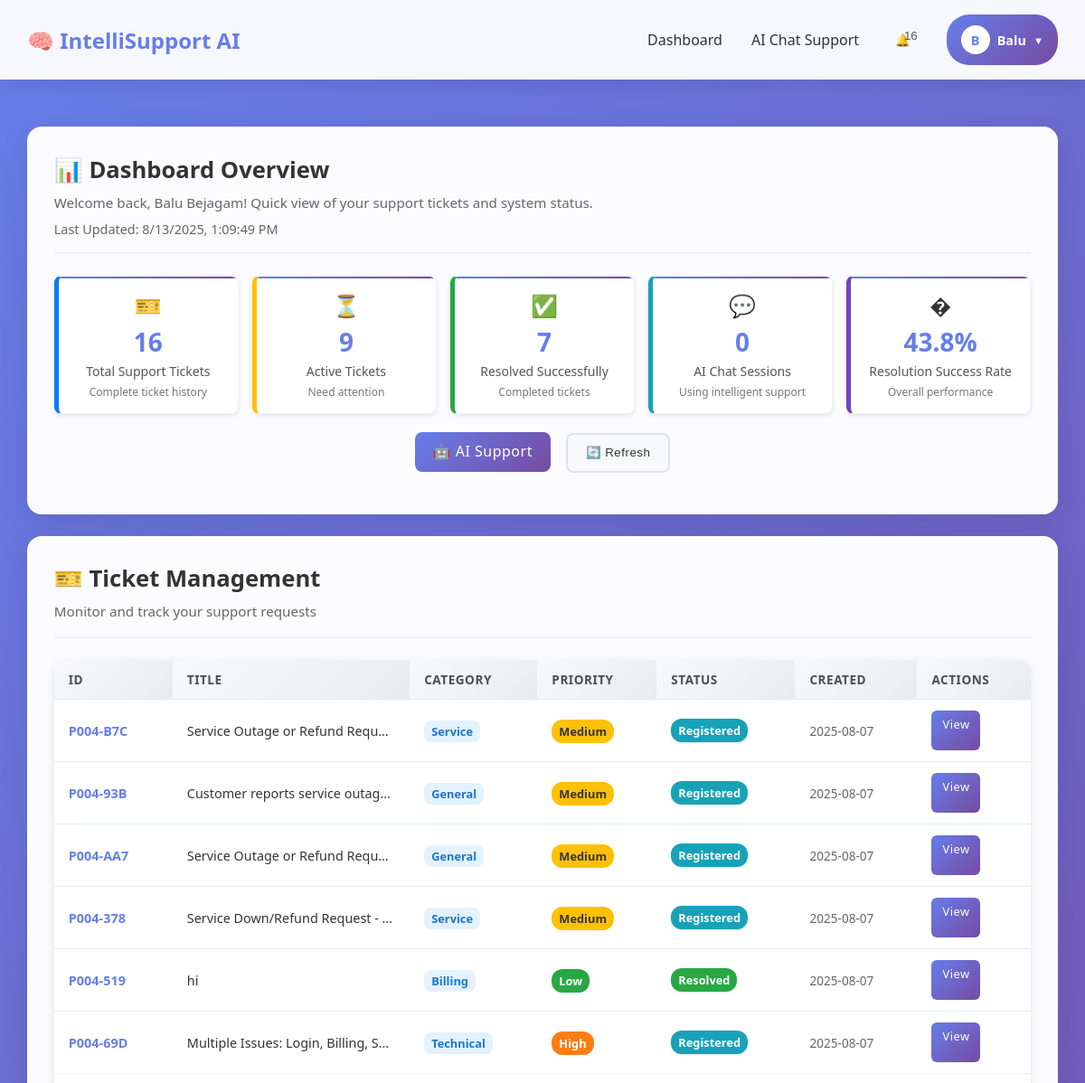
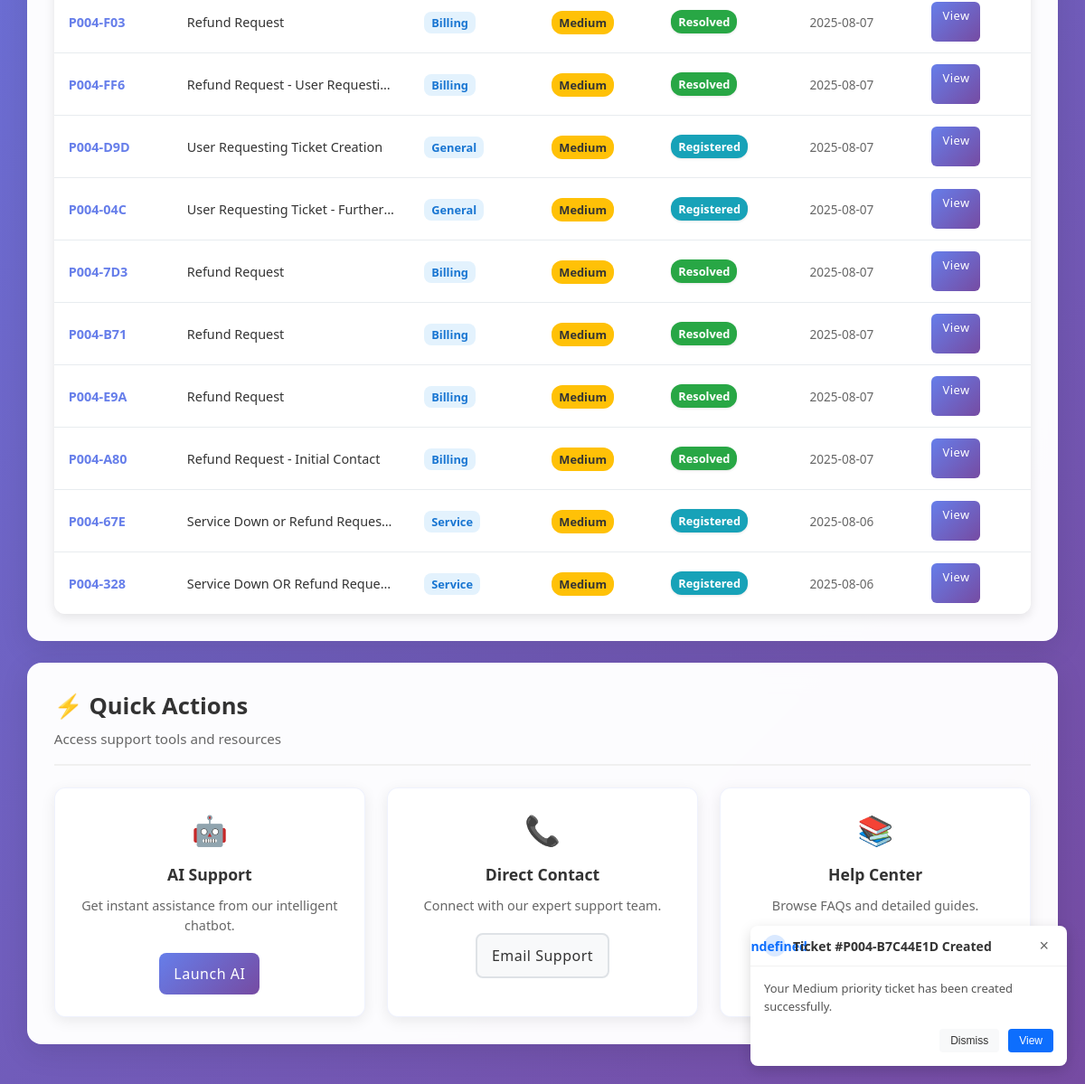
/dashboard (signed in), run on the app's committed database (2 pictures, top to bottom).
### tables this page shows
CREATE TABLE complaints (
                id INTEGER PRIMARY KEY AUTOINCREMENT,
                ticket_id TEXT UNIQUE NOT NULL,
                user_id INTEGER NOT NULL,
                title TEXT NOT NULL,
                description TEXT NOT NULL,
                category TEXT NOT NULL,
                priority TEXT NOT NULL,
                status TEXT DEFAULT 'Registered',
                assigned_to TEXT,
                created_at TIMESTAMP DEFAULT CURRENT_TIMESTAMP,
                updated_at TIMESTAMP DEFAULT CURRENT_TIMESTAMP,
                resolved_at TIMESTAMP,
                resolution_notes TEXT,
                estimated_resolution_time TEXT,
                FOREIGN KEY (user_id) REFERENCES users (id)
            );

### app.py (the view)
@app.route("/dashboard")
def dashboard():
    if 'user_id' not in session:
        return redirect(url_for('login'))
    user_complaints = db.get_user_complaints(session['user_id'])
    return render_template("dashboard.html", complaints=user_complaints)

### database.py (called while the page is built)
    def get_connection(self):
        conn = sqlite3.connect(self.db_path)
        conn.execute("PRAGMA foreign_keys = ON")
        return conn

    def get_user_complaints(self, user_id):
        conn = self.get_connection()
        cursor = conn.cursor()
        cursor.execute('''
            SELECT ticket_id, title, category, priority, status, created_at, estimated_resolution_time
            FROM complaints
            WHERE user_id = ?
            ORDER BY created_at DESC
        ''', (user_id,))
        complaints = cursor.fetchall()
        conn.close()
        return [
            {
                'ticket_id': row[0],
                'title': row[1],
                'category': row[2],
                'priority': row[3],
                'status': row[4],
                'created_at': row[5],
                'estimated_resolution_time': row[6]
            }
            for row in complaints
        ]

### templates/dashboard.html (shortened to what this page needs)
<!DOCTYPE html>
<html lang="en">
<head>
    <link rel="stylesheet" href="{{ url_for('static', filename='style.css') }}">
</head>
<body>
    <div class="header">
        <nav class="nav">
            <a href="{{ url_for('dashboard') }}" class="logo">🧠 IntelliSupport AI</a>
            <ul class="nav-links">
                <li><a href="{{ url_for('dashboard') }}">Dashboard</a></li>
                <li><a href="{{ url_for('chat') }}">AI Chat Support</a></li>
                <li>
                    <button id="notificationToggle" class="notification-toggle">
                        🔔 <span class="badge" id="notificationBadge">0</span>
                    </button>
                </li>
                <li class="profile-dropdown">
                    <div class="profile-trigger" id="profileTrigger">
                        <div class="profile-avatar">{{ session.full_name[0].upper() }}</div>
                        <span class="profile-name">{{ session.full_name.split()[0] }}</span>
                        <i class="dropdown-arrow">▼</i>
                    </div>
                </li>
            </ul>
        </nav>
    </div>
    <div id="toastContainer" class="toast-container">
    </div>
    <div class="container">
        <div class="card">
            <div class="card-header">
                <h2 class="card-title">📊 Dashboard Overview</h2>
                <p class="card-subtitle">Welcome back, {{ session.full_name }}! Quick view of your support tickets and system status.</p>
                <div class="refresh-time">Last Updated: <span id="currentTime"></span></div>
            </div>
            <div class="dashboard-stats-container">
                <div class="dashboard-stats">
                    <div class="stat-card primary">
                        <div class="stat-icon">🎫</div>
                        <div class="stat-number">{{ complaints|length }}</div>
                        <div class="stat-label">Total Support Tickets</div>
                        <div class="stat-change">Complete ticket history</div>
                    </div>
                    <div class="stat-card warning">
                        <div class="stat-icon">⏳</div>
                        <div class="stat-number">
                            {{ complaints|selectattr('status', 'ne', 'Resolved')|list|length }}
                        </div>
                        <div class="stat-label">Active Tickets</div>
                        <div class="stat-change">Need attention</div>
                    </div>
                    <div class="stat-card success">
                        <div class="stat-icon">✅</div>
                        <div class="stat-number">
                            {{ complaints|selectattr('status', 'eq', 'Resolved')|list|length }}
                        </div>
                        <div class="stat-label">Resolved Successfully</div>
                        <div class="stat-change">Completed tickets</div>
                    </div>
                    <div class="stat-card info">
                        <div class="stat-icon">💬</div>
                        <div class="stat-number">{{ user_chats|default(0) }}</div>
                        <div class="stat-label">AI Chat Sessions</div>
                        <div class="stat-change">Using intelligent support</div>
                    </div>
                    <div class="stat-card accent">
                        <div class="stat-icon">�</div>
                        <div class="stat-number">
                            {% if complaints|length > 0 %}
                                {{ "%.1f"|format((complaints|selectattr('status', 'eq', 'Resolved')|list|length / complaints|length) * 100) }}%
                            {% else %}
                                0%
                            {% endif %}
                        </div>
                        <div class="stat-label">Resolution Success Rate</div>
                        <div class="stat-change">Overall performance</div>
                    </div>
                </div>
            </div>
            <div class="text-center" style="margin-bottom: 1rem;">
                <a href="{{ url_for('chat') }}" class="btn btn-primary" style="margin-right: 0.8rem; padding: 10px 20px;">
                    🤖 AI Support
                </a>
                <button onclick="refreshPage()" class="btn btn-secondary" style="padding: 10px 20px;">
                    🔄 Refresh
                </button>
            </div>
        </div>
        <div class="card">
            <div class="card-header">
                <h3 class="card-title">🎫 Ticket Management</h3>
                <p class="card-subtitle">Monitor and track your support requests</p>
            </div>
            {% if complaints %}
            <div class="table-container">
                <table class="table">
                    <thead>
                        <tr>
                            <th>ID</th>
                            <th>Title</th>
                            <th>Category</th>
                            <th>Priority</th>
                            <th>Status</th>
                            <th>Created</th>
                            <th>Actions</th>
                        </tr>
                    </thead>
                    <tbody>
                        {% for complaint in complaints %}
                        <tr>
                            <td><strong style="color: #667eea;">{{ complaint.ticket_id[:8] }}</strong></td>
                            <td style="max-width: 200px;">
                                <div style="overflow: hidden; text-overflow: ellipsis; white-space: nowrap;">
                                    {{ complaint.title }}
                                </div>
                            </td>
                            <td>
                                <span style="background: #e3f2fd; color: #1976d2; padding: 3px 8px; border-radius: 8px; font-size: 0.8rem; font-weight: 600;">
                                    {{ complaint.category }}
                                </span>
                            </td>
                            <td>
                                <span class="priority-{{ complaint.priority.lower() }}">
                                    {{ complaint.priority }}
                                </span>
                            </td>
                            <td>
                                <span class="status-{{ complaint.status.lower().replace(' ', '-') }}">
                                    {{ complaint.status }}
                                </span>
                            </td>
                            <td style="color: #666; font-size: 0.85rem;">{{ complaint.created_at[:10] }}</td>
                            <td>
                                <a href="{{ url_for('view_ticket', ticket_id=complaint.ticket_id) }}"
                                   class="btn btn-primary" style="font-size: 0.8rem; padding: 6px 12px; border-radius: 6px;">
                                    View
                                </a>
                            </td>
                        </tr>
                        {% endfor %}
                    </tbody>
                </table>
            </div>
            {% endif %}
        </div>
        <div class="card">
            <div class="card-header">
                <h3 class="card-title">⚡ Quick Actions</h3>
                <p class="card-subtitle">Access support tools and resources</p>
            </div>
            <div class="features">
                <div class="feature">
                    <div class="feature-icon">🤖</div>
                    <h4>AI Support</h4>
                    <p>Get instant assistance from our intelligent chatbot.</p>
                    <a href="{{ url_for('chat') }}" class="btn btn-primary">Launch AI</a>
                </div>
                <div class="feature">
                    <div class="feature-icon">📞</div>
                    <h4>Direct Contact</h4>
                    <p>Connect with our expert support team.</p>
                    <a href="mailto:support@complaint-system.com" class="btn btn-secondary">Email Support</a>
                </div>
                <div class="feature">
                    <div class="feature-icon">📚</div>
                    <h4>Help Center</h4>
                    <p>Browse FAQs and detailed guides.</p>
                    <button onclick="showFAQ()" class="btn btn-secondary">View FAQ</button>
                </div>
            </div>
        </div>
    </div>
</body>
</html>

### templates/dashboard.html (style rules this page uses)
.dashboard-stats-container { margin: 20px 0; }
.dashboard-stats { display: grid; grid-template-columns: repeat(auto-fit, minmax(200px, 1fr)); gap: 15px; margin: 0 auto; max-width: 1100px; }
.stat-card { display: flex; flex-direction: column; padding: 15px; border-radius: 8px; box-shadow: 0 2px 5px rgba(0,0,0,0.1); transition: transform 0.2s ease; }
.stat-icon { font-size: 24px; margin-bottom: 5px; }
.stat-number { font-size: 28px; font-weight: bold; margin: 5px 0; }
.stat-label { font-size: 14px; color: #555; }
.stat-change { font-size: 12px; margin-top: 5px; color: #777; }

### data on the page
complaints: ticket_id "P004-B7C", title "Service Outage or Refund Requ…", category "Service", priority "Medium", status "Registered", created_at "2025-08-07"
complaints: ticket_id "P004-93B", title "Customer reports service outag…", category "General", priority "Medium", status "Registered", created_at "2025-08-07"
complaints: ticket_id "P004-AA7", title "Service Outage or Refund Requ…", category "General", priority "Medium", status "Registered", created_at "2025-08-07"
complaints: ticket_id "P004-378", title "Service Down/Refund Request -…", category "Service", priority "Medium", status "Registered", created_at "2025-08-07"
complaints: ticket_id "P004-519", title "hi", category "Billing", priority "Low", status "Resolved", created_at "2025-08-07"
complaints: ticket_id "P004-69D", title "Multiple Issues: Login, Billing, S…", category "Technical", priority "High", status "Registered", created_at "2025-08-07"
complaints: ticket_id "P004-F03", title "Refund Request", category "Billing", priority "Medium", status "Resolved", created_at "2025-08-07"
complaints: ticket_id "P004-FF6", title "Refund Request - User Requesti…", category "Billing", priority "Medium", status "Resolved", created_at "2025-08-07"
complaints: ticket_id "P004-D9D", title "User Requesting Ticket Creation", category "General", priority "Medium", status "Registered", created_at "2025-08-07"
complaints: ticket_id "P004-04C", title "User Requesting Ticket - Further…", category "General", priority "Medium", status "Registered", created_at "2025-08-07"
complaints: ticket_id "P004-7D3", title "Refund Request", category "Billing", priority "Medium", status "Resolved", created_at "2025-08-07"
complaints: ticket_id "P004-B71", title "Refund Request", category "Billing", priority "Medium", status "Resolved", created_at "2025-08-07"
complaints: ticket_id "P004-E9A", title "Refund Request", category "Billing", priority "Medium", status "Resolved", created_at "2025-08-07"
complaints: ticket_id "P004-A80", title "Refund Request - Initial Contact", category "Billing", priority "Medium", status "Resolved", created_at "2025-08-07"
complaints: ticket_id "P004-67E", title "Service Down or Refund Reques…", category "Service", priority "Medium", status "Registered", created_at "2025-08-06"
complaints: ticket_id "P004-328", title "Service Down OR Refund Reque…", category "Service", priority "Medium", status "Registered", created_at "2025-08-06"

### other printed values
{{ session.full_name[0].upper() }} "B"
{{ session.full_name.split()[0] }} "Balu"
{{ session.full_name }} "Balu Bejagam"
{{ complaints|length }} "16"
{{ complaints|selectattr('status', 'ne', 'Resolved')|list|length }} "9"
{{ complaints|selectattr('status', 'eq', 'Resolved')|list|length }} "7"
{{ user_chats|default(0) }} "0"
